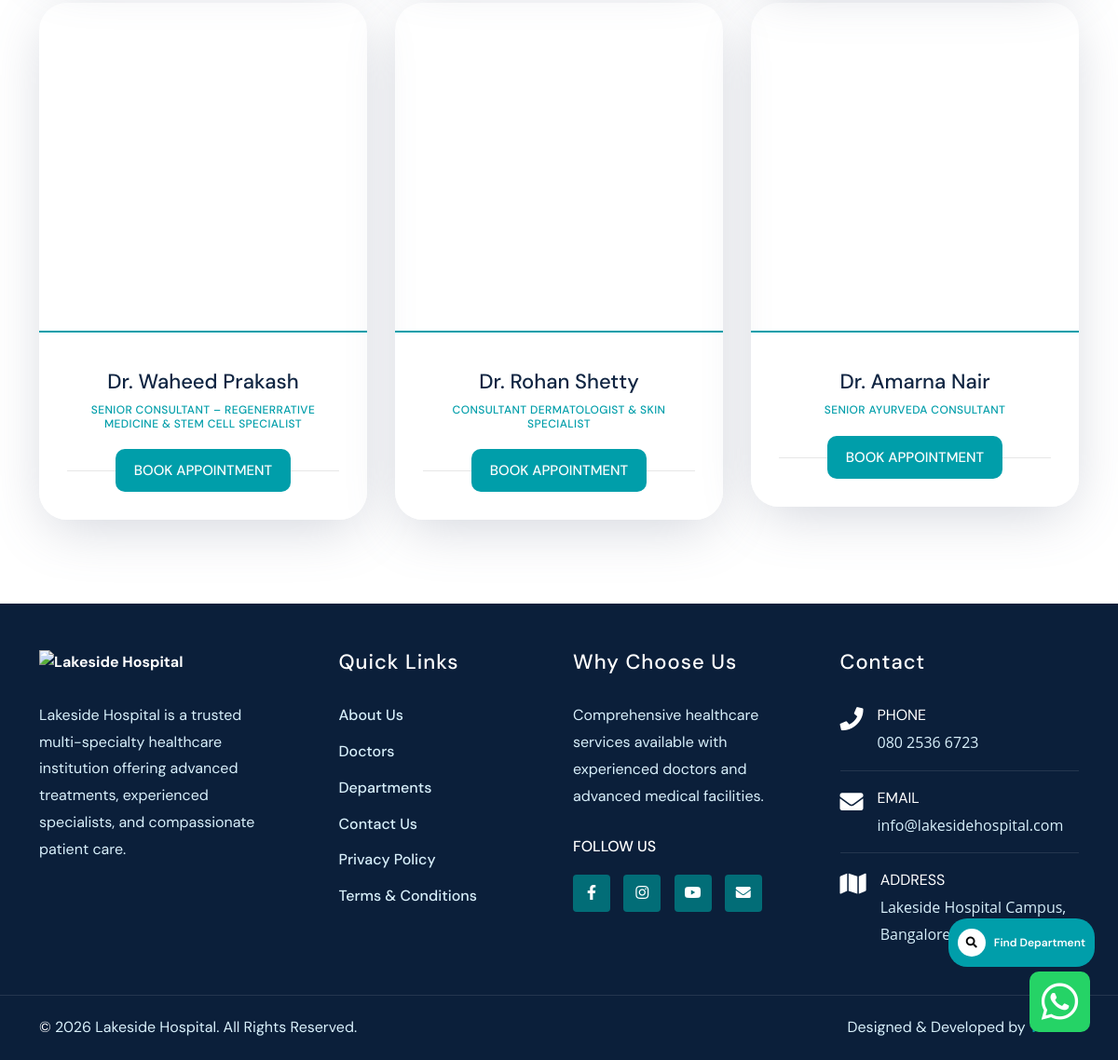
The page /doctors/ (lower part) on the database as committed earlier.
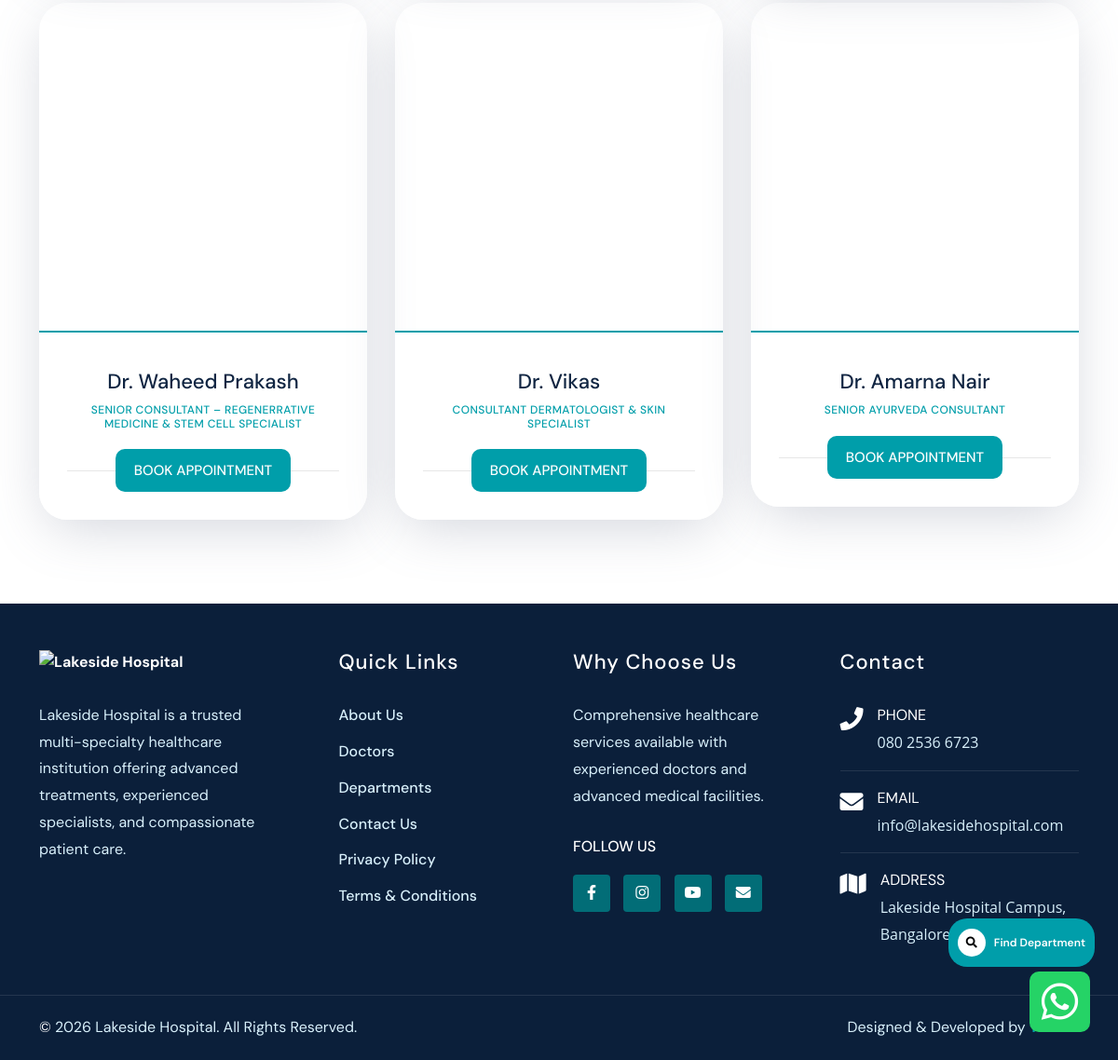
The same page on the database as committed later.
### core/models.py (models this page shows, shortened)
class Doctor(models.Model):
    GENDER_CHOICES = [
        ('male', 'Male'),
        ('female', 'Female'),
        ('other', 'Other'),
    ]
    name = models.CharField(max_length=100)
    department = models.ForeignKey(Department, on_delete=models.CASCADE)
    designation = models.CharField(max_length=100)
    experience_years = models.PositiveIntegerField()
    fee = models.DecimalField(max_digits=10, decimal_places=2)
    priority = models.DecimalField(max_digits=4, decimal_places=2, null=True, blank=True)
    email = models.EmailField()
    number = models.CharField(max_length=15)
    gender = models.CharField(max_length=6, choices=GENDER_CHOICES)
    education = models.CharField(max_length=200)
    city = models.CharField(max_length=100)
    photo = models.ImageField(upload_to='doctors')
    slug = models.SlugField(unique=True, blank=True)
    status = models.BooleanField(default=True)
    created_at = models.DateTimeField(auto_now_add=True)
    updated_at = models.DateTimeField(auto_now=True)
    description = RichTextField()
    show_on_homepage = models.BooleanField(default=False)
    meta_title = models.TextField(null=True, blank=True)
    meta_keyword = models.TextField(null=True, blank=True)
    meta_description = models.TextField(null=True, blank=True)

### core/views.py (the view)
# urls.py: path('doctors/', doctors_frontend, name='frontend_doctors'),
def doctors_frontend(request):
    doctors = Doctor.objects.filter(
        status=True
    ).order_by('priority')
    departments = Department.objects.filter(
        status=True
    ).order_by('priority')
    return render(request, 'frontend/doctors.html', {
        'doctors': doctors,
        'departments': departments
    })

### core/context_processors.py (called while the page is built)
def cart_context(request):
    cart_count = 0
    if request.user.is_authenticated:
        try:
            cart = request.user.customer_profile.cart
            cart_count = cart.total_items
        except Exception:
            cart_count = 0
    return {
        'cart_count': cart_count,
    }

### templates/frontend/doctors.html (shortened to what this page needs)
{% extends "frontend/base.html" %}
{% load static %}
{% block content %}
    <div class="doctor-area carousel-shadow default-padding">
        <div class="container">
            <div class="row doctor-items text-center">
                {% for doctor in doctors %}
                    <div class="col-lg-4 col-md-4 col-sm-6 mt-4">
                        <div class="item">
                            <div class="thumb">
                                {% if doctor.photo %}
                                    <img src="{{ doctor.photo.url }}"
                                         alt="{{ doctor.name }}"
                                         loading="lazy"
                                         decoding="async" />
                                {% else %}
                                    <img src="{% static 'frontend/assets/img/doctors/doctor.jpg' %}"
                                         alt="Doctor"
                                         loading="lazy"
                                         decoding="async" />
                                {% endif %}
                            </div>
                            <div class="info">
                                <h4>{{ doctor.name }}</h4>
                                <h5>{{ doctor.designation }}</h5>
                                <div class="appoinment-btn">
                                    <a href="{% url 'doctor_detail' doctor.slug %}">Book Appointment</a>
                                </div>
                            </div>
                        </div>
                    </div>
                {% endfor %}
            </div>
        </div>
    </div>
{% endblock content %}

Rows that differ between the two databases and show on the page:
changed Doctor "CONSULTANT DERMATOLOGIST & SKIN SPECIALIST": name "Dr. Rohan Shetty" → "Dr. Vikas"
